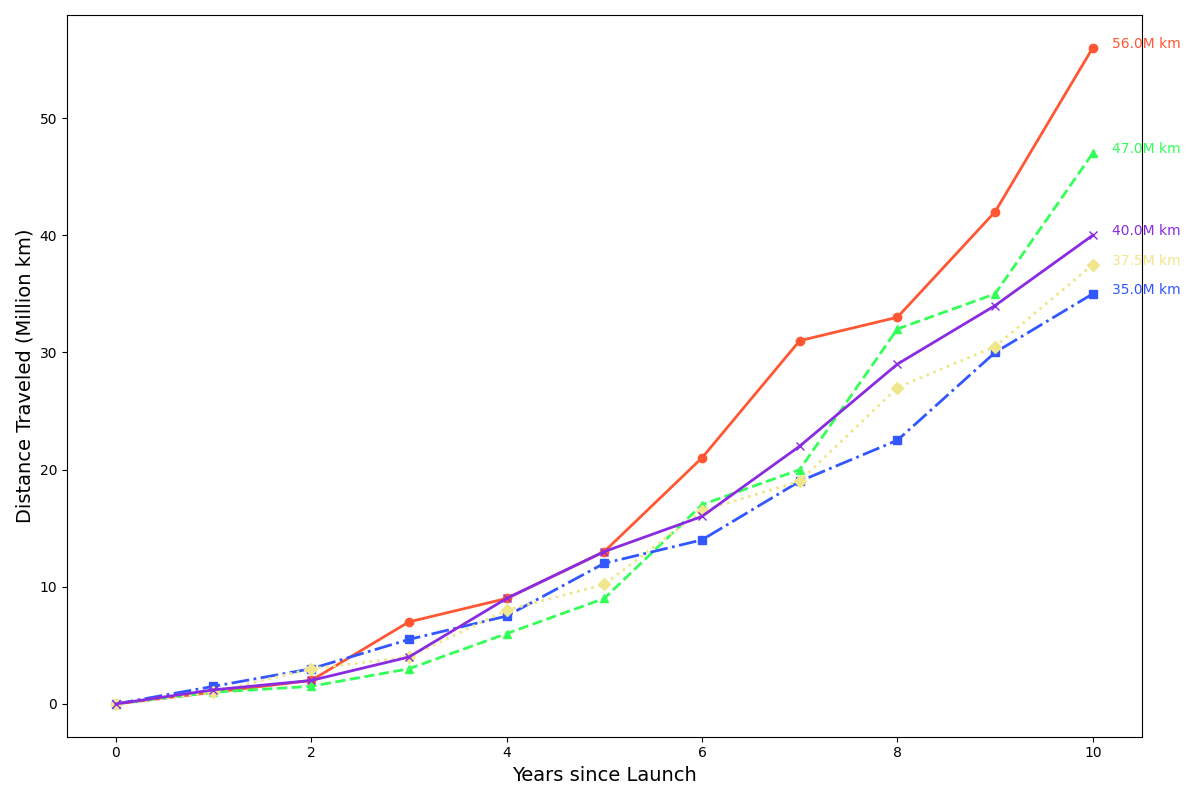

This chart was generated by the following Python code:
import matplotlib.pyplot as plt
import numpy as np

years = np.arange(0, 11)

# Data has been manually altered while preserving the original dimensions
voyager_1 = np.array([0, 1, 2, 7, 9, 13, 21, 31, 33, 42, 56])
voyager_2 = np.array([0, 1, 1.5, 3, 6, 9, 17, 20, 32, 35, 47])
new_horizons = np.array([0, 1.5, 3, 5.5, 7.5, 12, 14, 19, 22.5, 30, 35])
juno = np.array([0, 1, 3, 4, 8, 10.2, 16.5, 19, 27, 30.5, 37.5])
cassini = np.array([0, 1.2, 2, 4, 9, 13, 16, 22, 29, 34, 40])

fig, ax = plt.subplots(figsize=(12, 8))

colors = ['#FF5733', '#33FF57', '#3357FF', '#F0E68C', '#8A2BE2']

ax.plot(years, voyager_1, marker='o', linestyle='-', linewidth=2, color=colors[0])
ax.plot(years, voyager_2, marker='^', linestyle='--', linewidth=2, color=colors[1])
ax.plot(years, new_horizons, marker='s', linestyle='-.', linewidth=2, color=colors[2])
ax.plot(years, juno, marker='D', linestyle=':', linewidth=2, color=colors[3])
ax.plot(years, cassini, marker='x', linestyle='-', linewidth=2, color=colors[4])

ax.set_xlabel("Years since Launch", fontsize=14)
ax.set_ylabel("Distance Traveled (Million km)", fontsize=14)

for i, d in enumerate([voyager_1, voyager_2, new_horizons, juno, cassini]):
    ax.text(years[-1] + 0.2, d[-1], f'{d[-1]:.1f}M km', horizontalalignment='left', size=10, color=colors[i])

plt.tight_layout()
plt.show()
